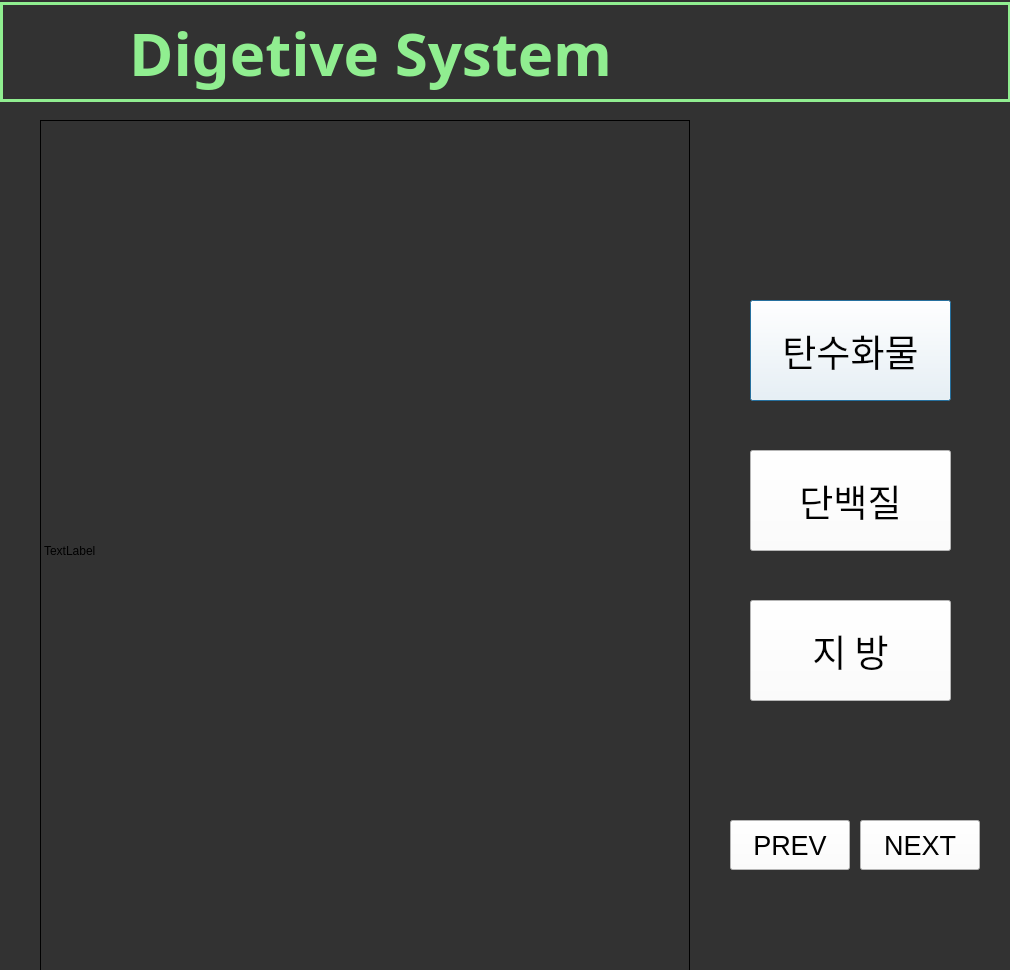
<?xml version="1.0" encoding="UTF-8"?>
<ui version="4.0">
 <class>Dialog</class>
 <widget class="QDialog" name="Dialog">
  <property name="geometry">
   <rect>
    <x>0</x>
    <y>0</y>
    <width>1010</width>
    <height>970</height>
   </rect>
  </property>
  <property name="windowTitle">
   <string>Dialog</string>
  </property>
  <property name="autoFillBackground">
   <bool>false</bool>
  </property>
  <property name="styleSheet">
   <string notr="true">background-color: rgb(50,50,50);</string>
  </property>
  <widget class="QPushButton" name="btn_carbs">
   <property name="geometry">
    <rect>
     <x>750</x>
     <y>300</y>
     <width>201</width>
     <height>101</height>
    </rect>
   </property>
   <property name="font">
    <font>
     <family>Bahnschrift</family>
     <pointsize>28</pointsize>
    </font>
   </property>
   <property name="contextMenuPolicy">
    <enum>Qt::DefaultContextMenu</enum>
   </property>
   <property name="styleSheet">
    <string notr="true">background-color: rgb(255,255,255);</string>
   </property>
   <property name="text">
    <string>탄수화물</string>
   </property>
   <property name="flat">
    <bool>false</bool>
   </property>
  </widget>
  <widget class="QPushButton" name="btn_protein">
   <property name="geometry">
    <rect>
     <x>750</x>
     <y>450</y>
     <width>201</width>
     <height>101</height>
    </rect>
   </property>
   <property name="font">
    <font>
     <family>Bahnschrift</family>
     <pointsize>28</pointsize>
    </font>
   </property>
   <property name="contextMenuPolicy">
    <enum>Qt::DefaultContextMenu</enum>
   </property>
   <property name="styleSheet">
    <string notr="true">background-color: rgb(255,255,255);</string>
   </property>
   <property name="text">
    <string>단백질</string>
   </property>
   <property name="flat">
    <bool>false</bool>
   </property>
  </widget>
  <widget class="QPushButton" name="btn_fat">
   <property name="geometry">
    <rect>
     <x>750</x>
     <y>600</y>
     <width>201</width>
     <height>101</height>
    </rect>
   </property>
   <property name="font">
    <font>
     <family>Bahnschrift</family>
     <pointsize>28</pointsize>
    </font>
   </property>
   <property name="contextMenuPolicy">
    <enum>Qt::DefaultContextMenu</enum>
   </property>
   <property name="styleSheet">
    <string notr="true">background-color: rgb(255,255,255);</string>
   </property>
   <property name="text">
    <string>지 방</string>
   </property>
   <property name="flat">
    <bool>false</bool>
   </property>
  </widget>
  <widget class="QLabel" name="mainLabel">
   <property name="geometry">
    <rect>
     <x>40</x>
     <y>120</y>
     <width>650</width>
     <height>861</height>
    </rect>
   </property>
   <property name="frameShape">
    <enum>QFrame::Box</enum>
   </property>
   <property name="text">
    <string>TextLabel</string>
   </property>
  </widget>
  <widget class="QPushButton" name="btn_next">
   <property name="geometry">
    <rect>
     <x>860</x>
     <y>820</y>
     <width>120</width>
     <height>50</height>
    </rect>
   </property>
   <property name="font">
    <font>
     <family>Arial</family>
     <pointsize>20</pointsize>
    </font>
   </property>
   <property name="styleSheet">
    <string notr="true">background-color: rgb(255,255,255);</string>
   </property>
   <property name="text">
    <string>NEXT</string>
   </property>
  </widget>
  <widget class="QPushButton" name="btn_prev">
   <property name="geometry">
    <rect>
     <x>730</x>
     <y>820</y>
     <width>120</width>
     <height>50</height>
    </rect>
   </property>
   <property name="font">
    <font>
     <family>Arial</family>
     <pointsize>20</pointsize>
    </font>
   </property>
   <property name="styleSheet">
    <string notr="true">background-color: rgb(255,255,255);</string>
   </property>
   <property name="text">
    <string>PREV</string>
   </property>
  </widget>
  <widget class="QLabel" name="Title">
   <property name="geometry">
    <rect>
     <x>0</x>
     <y>2</y>
     <width>1011</width>
     <height>100</height>
    </rect>
   </property>
   <property name="font">
    <font>
     <family>Bahnschrift SemiBold</family>
     <pointsize>45</pointsize>
     <weight>75</weight>
     <bold>true</bold>
    </font>
   </property>
   <property name="styleSheet">
    <string notr="true">color : lightgreen;
</string>
   </property>
   <property name="frameShape">
    <enum>QFrame::Box</enum>
   </property>
   <property name="frameShadow">
    <enum>QFrame::Plain</enum>
   </property>
   <property name="lineWidth">
    <number>3</number>
   </property>
   <property name="midLineWidth">
    <number>0</number>
   </property>
   <property name="text">
    <string>       Digetive System</string>
   </property>
  </widget>
  <zorder>mainLabel</zorder>
  <zorder>btn_carbs</zorder>
  <zorder>btn_protein</zorder>
  <zorder>btn_fat</zorder>
  <zorder>btn_next</zorder>
  <zorder>btn_prev</zorder>
  <zorder>Title</zorder>
 </widget>
 <resources/>
 <connections/>
</ui>
